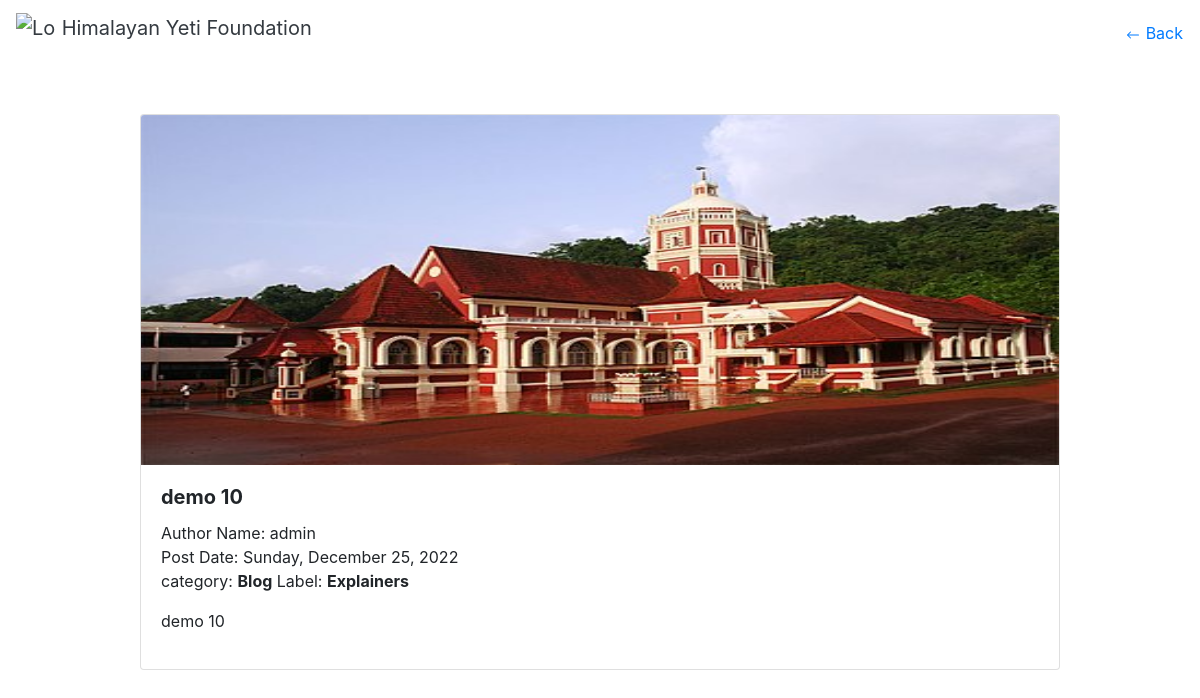
The page /viewarticle/19 on the database as committed earlier.
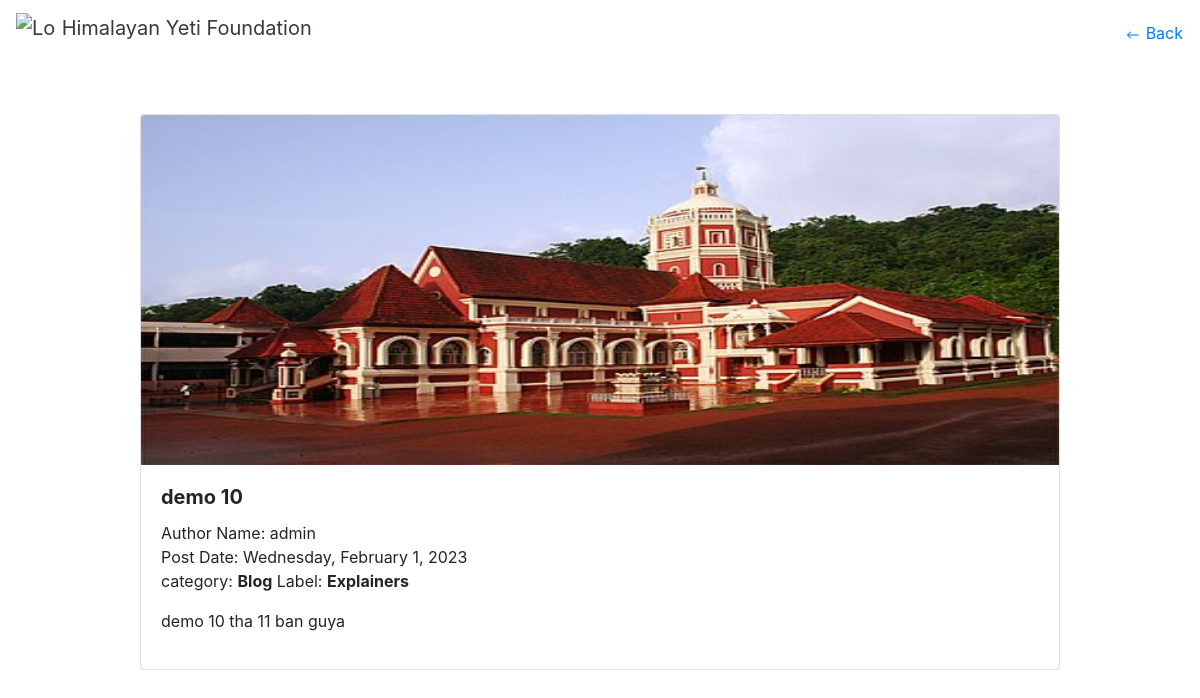
The same page on the database as committed later.
### mainapp/models.py (models this page shows, shortened)
class article(models.Model):
    bid = models.AutoField(primary_key=True)
    title = models.CharField(max_length=255, null=True)
    headerimage = models.ImageField(null=True, upload_to="images")
    author = models.ForeignKey(User, on_delete=models.CASCADE)
    postdate = models.DateTimeField(editable=False, auto_now=True)
    category = models.ForeignKey(categories, on_delete=models.CASCADE)
    label = models.ForeignKey(label, on_delete=models.CASCADE)
    body = RichTextField(blank=True, null=True)
    snippet = models.CharField(max_length=255)

class categories(models.Model):
    cid = models.AutoField(primary_key=True)
    name = models.CharField(max_length=255)
    def __str__(self):
        return self.name

class label(models.Model):
    lid = models.AutoField(primary_key=True)
    name = models.CharField(max_length=255)
    parentcategory = models.ForeignKey(categories, on_delete=models.CASCADE)

### mainapp/views.py (the view)
# urls.py: path('viewarticle/<int:num>', views.viewarticle, name="viewarticle"),
def viewarticle(request, num):
    contx={}
    instance = article.objects.get(bid=num)
    contx['article']=instance
    return render(request, "mainapp/viewarticle.html", contx)

### mainapp/templates/mainapp/viewarticle.html (shortened to what this page needs)
<!doctype html>
{% load static %}
<html lang="en">
<head>
    <link rel="stylesheet" href="https://cdn.jsdelivr.net/npm/bootstrap@4.3.1/dist/css/bootstrap.min.css"
>
</head>
<body>
    <nav class="navbar navbar-white bg-white">
        <a class="navbar-brand text-dark" href="{% url 'home' %}">
            <img src="https://s3.ap-south-1.amazonaws.com/assets.ynos.in/startup-logos/YNOS63244.jpg" width="40"
                height="40" class="d-inline-block align-top " alt="Logo">
            Himalayan Yeti Foundation
        </a>
        <a href="{% url 'help' %}" class="btn btn-link p-0">
            Back
        </a>
    </nav>
    <div class="container mt-5">
        <div class="row">
            <div class="col-12 col-md-10 offset-md-1">
                <div class="card">
                    <img src="{{article.headerimage.url}}" height="350px" alt="Article Header" class="card-img-top">
                    <div class="card-body">
                        <h5 class="card-title"><strong>{{ article.title }}</strong></h5>
                        <p class="card-text article-meta">
                            <span class="article-author">Author Name: {{ article.author }}</span><br>
                            <span class="article-date">Post Date: {{ article.postdate|date:'l, F j, Y'  }}</span><br>
                            <span class="article-label">category: <strong>{{ article.category }}</strong> Label:
                                <strong>{{ article.label.name }}</strong></span>
                        </p>
                        <span>
                            {{ article.body|safe }}
                        </span>
                    </div>
                </div>
            </div>
        </div>
    </div>
</body>
</html>

Rows that differ between the two databases and show on the page:
changed article "demo 10": postdate "Sunday, December 25, 2022" → "Wednesday, February 1, 2023"; body "demo 10" → "demo 10 tha 11 ban guya"
